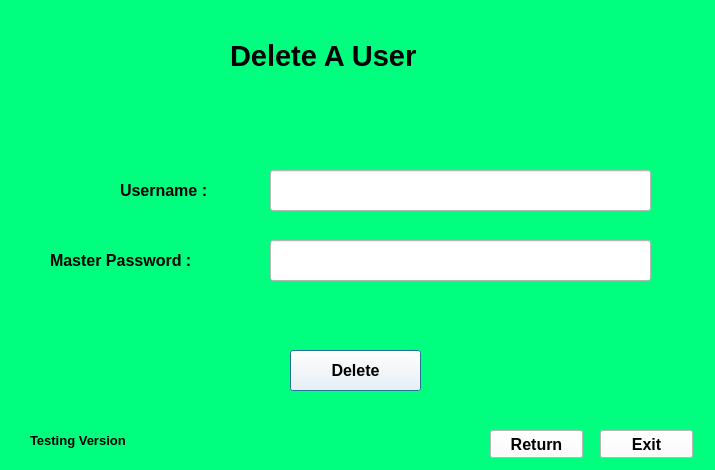
<?xml version="1.0" encoding="UTF-8"?>
<ui version="4.0">
 <class>Dialog</class>
 <widget class="QDialog" name="Dialog">
  <property name="geometry">
   <rect>
    <x>0</x>
    <y>0</y>
    <width>715</width>
    <height>470</height>
   </rect>
  </property>
  <property name="windowTitle">
   <string>Delete A User</string>
  </property>
  <property name="styleSheet">
   <string notr="true">background-color: rgb(0, 255, 127);
</string>
  </property>
  <widget class="QPushButton" name="Delete">
   <property name="geometry">
    <rect>
     <x>290</x>
     <y>350</y>
     <width>131</width>
     <height>41</height>
    </rect>
   </property>
   <property name="font">
    <font>
     <family>MS Sans Serif</family>
     <pointsize>12</pointsize>
     <weight>75</weight>
     <bold>true</bold>
    </font>
   </property>
   <property name="styleSheet">
    <string notr="true">background-color: rgb(255, 255, 255);</string>
   </property>
   <property name="text">
    <string>Delete</string>
   </property>
  </widget>
  <widget class="QLabel" name="label_5">
   <property name="geometry">
    <rect>
     <x>120</x>
     <y>170</y>
     <width>141</width>
     <height>41</height>
    </rect>
   </property>
   <property name="font">
    <font>
     <family>MS Sans Serif</family>
     <pointsize>12</pointsize>
     <weight>75</weight>
     <bold>true</bold>
     <strikeout>false</strikeout>
    </font>
   </property>
   <property name="styleSheet">
    <string notr="true"/>
   </property>
   <property name="text">
    <string>Username :</string>
   </property>
  </widget>
  <widget class="QLabel" name="label_4">
   <property name="geometry">
    <rect>
     <x>230</x>
     <y>20</y>
     <width>281</width>
     <height>71</height>
    </rect>
   </property>
   <property name="font">
    <font>
     <family>MS Sans Serif</family>
     <pointsize>22</pointsize>
     <weight>75</weight>
     <bold>true</bold>
     <strikeout>false</strikeout>
    </font>
   </property>
   <property name="text">
    <string>Delete A User</string>
   </property>
  </widget>
  <widget class="QLabel" name="label_2">
   <property name="geometry">
    <rect>
     <x>30</x>
     <y>430</y>
     <width>131</width>
     <height>20</height>
    </rect>
   </property>
   <property name="font">
    <font>
     <family>MS Sans Serif</family>
     <pointsize>10</pointsize>
     <weight>75</weight>
     <bold>true</bold>
    </font>
   </property>
   <property name="text">
    <string>Testing Version</string>
   </property>
  </widget>
  <widget class="QPushButton" name="ReturnButton">
   <property name="geometry">
    <rect>
     <x>490</x>
     <y>430</y>
     <width>93</width>
     <height>28</height>
    </rect>
   </property>
   <property name="font">
    <font>
     <family>MS Sans Serif</family>
     <pointsize>12</pointsize>
     <weight>75</weight>
     <bold>true</bold>
    </font>
   </property>
   <property name="styleSheet">
    <string notr="true">background-color: rgb(255, 255, 255);</string>
   </property>
   <property name="text">
    <string>Return</string>
   </property>
  </widget>
  <widget class="QPushButton" name="Exit">
   <property name="geometry">
    <rect>
     <x>600</x>
     <y>430</y>
     <width>93</width>
     <height>28</height>
    </rect>
   </property>
   <property name="font">
    <font>
     <family>MS Sans Serif</family>
     <pointsize>12</pointsize>
     <weight>75</weight>
     <bold>true</bold>
    </font>
   </property>
   <property name="styleSheet">
    <string notr="true">background-color: rgb(255, 255, 255);</string>
   </property>
   <property name="text">
    <string>Exit</string>
   </property>
  </widget>
  <widget class="QLineEdit" name="Username">
   <property name="geometry">
    <rect>
     <x>270</x>
     <y>170</y>
     <width>381</width>
     <height>41</height>
    </rect>
   </property>
   <property name="styleSheet">
    <string notr="true">background-color: rgb(255, 255, 255);</string>
   </property>
  </widget>
  <widget class="QLineEdit" name="MasterPassword">
   <property name="geometry">
    <rect>
     <x>270</x>
     <y>240</y>
     <width>381</width>
     <height>41</height>
    </rect>
   </property>
   <property name="styleSheet">
    <string notr="true">background-color: rgb(255, 255, 255);</string>
   </property>
  </widget>
  <widget class="QLabel" name="label_6">
   <property name="geometry">
    <rect>
     <x>50</x>
     <y>240</y>
     <width>211</width>
     <height>41</height>
    </rect>
   </property>
   <property name="font">
    <font>
     <family>MS Sans Serif</family>
     <pointsize>12</pointsize>
     <weight>75</weight>
     <bold>true</bold>
     <strikeout>false</strikeout>
    </font>
   </property>
   <property name="styleSheet">
    <string notr="true"/>
   </property>
   <property name="text">
    <string>Master Password :</string>
   </property>
  </widget>
 </widget>
 <resources/>
 <connections/>
</ui>
